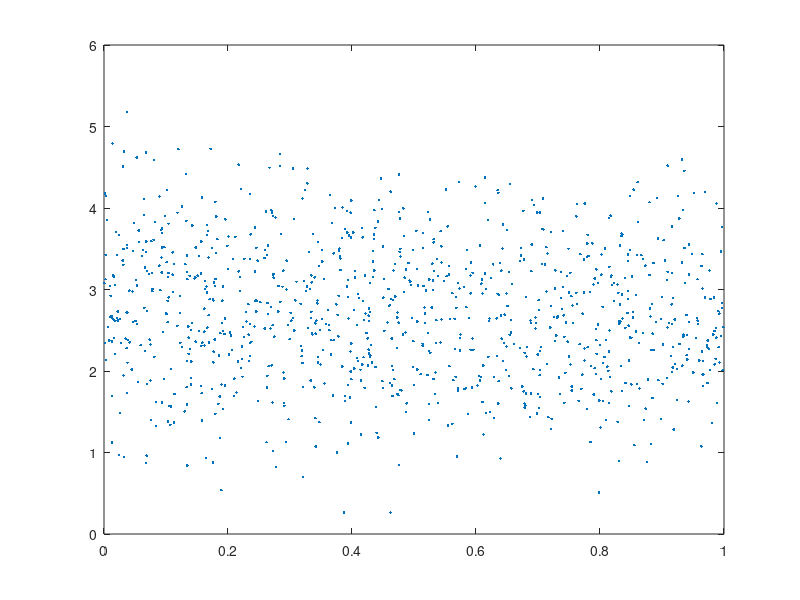

MATLAB code for this plot:
% Linear Model Testing
n = 1000;
k = 15;
b = [2; 1; 2; -.1*ones(k, 1)];
p = size(b, 1); % number of predictors
X = rand(n, k+2);
X = [ones(size(X, 1), 1), X];
Y = X*b + normrnd(0, .5, n, 1);

% Do you see any linear pattern below?
plot(X(:, 2), Y, '.'); % Y versus x2
plot(X(:, 3), Y, '.'); % Y versus x3
plot(X(:, 4), Y, '.'); % Y versus x4

% Fitting linear model manually
b_hat = (X'*X)\X'*Y;
Y_hat = X*b_hat;
RSS = sum((Y - Y_hat).^2);
sigma_hat = sqrt(RSS/(n-(p+1)));
Cov_b_hat = inv(X'*X)*(sigma_hat^2);
se_b_hat = sqrt(diag(Cov_b_hat));

% Single Hypothesis Testing (Wald Tests)
% H0: b=0  vs  H1: b!=0
p_values = 1-normcdf(abs(b_hat)./se_b_hat);

% F test (MLRT method)
% H0: Y = b0 + x1*b1  vs. Y = b0 + x1*b1 + x2*b2 + ... + xk*bk
RSS1 = RSS;
d1 = n-(p+1);
% Fitting the model in H0
X_new = X(:, 1:3);
b_hat_new = (X_new'*X_new)\X_new'*Y;
p_new = size(b_hat_new, 1);
Y_hat_new = X_new*b_hat_new;
RSS0 = sum((Y - Y_hat_new).^2);
d0 = n - (p_new+1);
% Computing F p-value
F = ((RSS0 - RSS1)/(d0-d1))/(RSS1/d1);
p_value_new = 1-fcdf(F, d0-d1, d1);

% Results:
p_values
p_value_new






